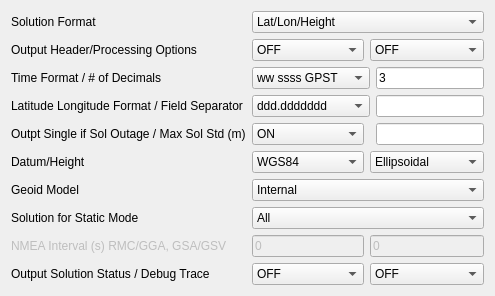
     <widget class="QWidget" name="TabSheet3">
      <property name="toolTip">
       <string/>
      </property>
      <attribute name="title">
       <string>O&amp;utput</string>
      </attribute>
      <layout class="QGridLayout" name="gridLayout_3">
       <item row="10" column="0">
        <widget class="QLabel" name="Label21">
         <property name="enabled">
          <bool>false</bool>
         </property>
         <property name="toolTip">
          <string/>
         </property>
         <property name="text">
          <string>NMEA Interval (s) RMC/GGA, GSA/GSV</string>
         </property>
        </widget>
       </item>
       <item row="10" column="2">
        <widget class="QLineEdit" name="NmeaIntv1">
         <property name="enabled">
          <bool>false</bool>
         </property>
         <property name="toolTip">
          <string/>
         </property>
         <property name="text">
          <string>0</string>
         </property>
        </widget>
       </item>
       <item row="11" column="2">
        <widget class="QComboBox" name="DebugStatus">
         <property name="enabled">
          <bool>true</bool>
         </property>
         <property name="toolTip">
          <string/>
         </property>
         <item>
          <property name="text">
           <string>OFF</string>
          </property>
         </item>
         <item>
          <property name="text">
           <string>State</string>
          </property>
         </item>
         <item>
          <property name="text">
           <string>Residuals</string>
          </property>
         </item>
        </widget>
       </item>
       <item row="10" column="3" colspan="2">
        <widget class="QLineEdit" name="NmeaIntv2">
         <property name="enabled">
          <bool>false</bool>
         </property>
         <property name="toolTip">
          <string/>
         </property>
         <property name="text">
          <string>0</string>
         </property>
        </widget>
       </item>
       <item row="4" column="0">
        <widget class="QLabel" name="LabelFieldSep">
         <property name="enabled">
          <bool>true</bool>
         </property>
         <property name="toolTip">
          <string/>
         </property>
         <property name="text">
          <string>Outpt Single if Sol Outage / Max Sol Std (m)</string>
         </property>
        </widget>
       </item>
       <item row="1" column="0">
        <widget class="QLabel" name="Label20">
         <property name="enabled">
          <bool>true</bool>
         </property>
         <property name="toolTip">
          <string/>
         </property>
         <property name="text">
          <string>Output Header/Processing Options</string>
         </property>
        </widget>
       </item>
       <item row="1" column="2">
        <widget class="QComboBox" name="OutputHead">
         <property name="enabled">
          <bool>true</bool>
         </property>
         <property name="toolTip">
          <string/>
         </property>
         <item>
          <property name="text">
           <string>OFF</string>
          </property>
         </item>
         <item>
          <property name="text">
           <string>ON</string>
          </property>
         </item>
        </widget>
       </item>
       <item row="1" column="3" colspan="2">
        <widget class="QComboBox" name="OutputOpt">
         <property name="enabled">
          <bool>true</bool>
         </property>
         <property name="toolTip">
          <string/>
         </property>
         <item>
          <property name="text">
           <string>OFF</string>
          </property>
         </item>
         <item>
          <property name="text">
           <string>ON</string>
          </property>
         </item>
        </widget>
       </item>
       <item row="2" column="2" colspan="2">
        <widget class="QComboBox" name="TimeFormat">
         <property name="enabled">
          <bool>true</bool>
         </property>
         <property name="toolTip">
          <string/>
         </property>
         <item>
          <property name="text">
           <string>ww ssss GPST</string>
          </property>
         </item>
         <item>
          <property name="text">
           <string>hh:mm:ss GPST</string>
          </property>
         </item>
         <item>
          <property name="text">
           <string>hh:mm:ss UTC</string>
          </property>
         </item>
         <item>
          <property name="text">
           <string>hh:mm:ss JST</string>
          </property>
         </item>
        </widget>
       </item>
       <item row="2" column="0">
        <widget class="QLabel" name="LabelTimeFormat">
         <property name="enabled">
          <bool>true</bool>
         </property>
         <property name="toolTip">
          <string/>
         </property>
         <property name="text">
          <string>Time Format / # of Decimals</string>
         </property>
        </widget>
       </item>
       <item row="7" column="2">
        <widget class="QComboBox" name="OutputDatum">
         <property name="enabled">
          <bool>true</bool>
         </property>
         <property name="toolTip">
          <string/>
         </property>
         <item>
          <property name="text">
           <string>WGS84</string>
          </property>
         </item>
        </widget>
       </item>
       <item row="7" column="0">
        <widget class="QLabel" name="Label2">
         <property name="enabled">
          <bool>true</bool>
         </property>
         <property name="toolTip">
          <string/>
         </property>
         <property name="text">
          <string>Datum/Height</string>
         </property>
        </widget>
       </item>
       <item row="7" column="3" colspan="2">
        <widget class="QComboBox" name="OutputHeight">
         <property name="enabled">
          <bool>true</bool>
         </property>
         <property name="toolTip">
          <string/>
         </property>
         <item>
          <property name="text">
           <string>Ellipsoidal</string>
          </property>
         </item>
         <item>
          <property name="text">
           <string>Geodetic</string>
          </property>
         </item>
        </widget>
       </item>
       <item row="11" column="3" colspan="2">
        <widget class="QComboBox" name="DebugTrace">
         <property name="enabled">
          <bool>true</bool>
         </property>
         <property name="toolTip">
          <string/>
         </property>
         <item>
          <property name="text">
           <string>OFF</string>
          </property>
         </item>
         <item>
          <property name="text">
           <string>Level1</string>
          </property>
         </item>
         <item>
          <property name="text">
           <string>Level2</string>
          </property>
         </item>
         <item>
          <property name="text">
           <string>Level3</string>
          </property>
         </item>
         <item>
          <property name="text">
           <string>Level4</string>
          </property>
         </item>
         <item>
          <property name="text">
           <string>Level5</string>
          </property>
         </item>
        </widget>
       </item>
       <item row="11" column="0">
        <widget class="QLabel" name="Label36">
         <property name="enabled">
          <bool>true</bool>
         </property>
         <property name="toolTip">
          <string/>
         </property>
         <property name="text">
          <string>Output Solution Status / Debug Trace</string>
         </property>
        </widget>
       </item>
       <item row="0" column="0">
        <widget class="QLabel" name="LabelSolFormat">
         <property name="enabled">
          <bool>true</bool>
         </property>
         <property name="toolTip">
          <string/>
         </property>
         <property name="text">
          <string>Solution Format</string>
         </property>
        </widget>
       </item>
       <item row="0" column="2" colspan="3">
        <widget class="QComboBox" name="SolFormat">
         <property name="enabled">
          <bool>true</bool>
         </property>
         <property name="toolTip">
          <string/>
         </property>
         <item>
          <property name="text">
           <string>Lat/Lon/Height</string>
          </property>
         </item>
         <item>
          <property name="text">
           <string>X/Y/Z-ECEF</string>
          </property>
         </item>
         <item>
          <property name="text">
           <string>E/N/U-Baseline</string>
          </property>
         </item>
         <item>
          <property name="text">
           <string>NMEA0183</string>
          </property>
         </item>
        </widget>
       </item>
       <item row="8" column="2" colspan="3">
        <widget class="QComboBox" name="OutputGeoid">
         <property name="enabled">
          <bool>true</bool>
         </property>
         <property name="toolTip">
          <string/>
         </property>
         <item>
          <property name="text">
           <string>Internal</string>
          </property>
         </item>
         <item>
          <property name="text">
           <string>EGM96-BE 15&quot;</string>
          </property>
         </item>
         <item>
          <property name="text">
           <string>EGM2008-SE 2.5&quot;</string>
          </property>
         </item>
         <item>
          <property name="text">
           <string>EGM2008-SE 1.0&quot;</string>
          </property>
         </item>
         <item>
          <property name="text">
           <string>GSI2000 1x1.5&quot;</string>
          </property>
         </item>
         <item>
          <property name="text">
           <string>RAF09_M15x20</string>
          </property>
         </item>
        </widget>
       </item>
       <item row="8" column="0">
        <widget class="QLabel" name="Label18">
         <property name="enabled">
          <bool>true</bool>
         </property>
         <property name="toolTip">
          <string/>
         </property>
         <property name="text">
          <string>Geoid Model</string>
         </property>
        </widget>
       </item>
       <item row="9" column="2" colspan="3">
        <widget class="QComboBox" name="SolStatic">
         <property name="enabled">
          <bool>true</bool>
         </property>
         <property name="toolTip">
          <string/>
         </property>
         <item>
          <property name="text">
           <string>All</string>
          </property>
         </item>
         <item>
          <property name="text">
           <string>Single</string>
          </property>
         </item>
        </widget>
       </item>
       <item row="9" column="0">
        <widget class="QLabel" name="Label31">
         <property name="enabled">
          <bool>true</bool>
         </property>
         <property name="toolTip">
          <string/>
         </property>
         <property name="text">
          <string>Solution for Static Mode</string>
         </property>
        </widget>
       </item>
       <item row="2" column="4">
        <widget class="QLineEdit" name="TimeDecimal">
         <property name="enabled">
          <bool>true</bool>
         </property>
         <property name="toolTip">
          <string/>
         </property>
         <property name="text">
          <string>3</string>
         </property>
        </widget>
       </item>
       <item row="3" column="0">
        <widget class="QLabel" name="LabelLatLonFormat">
         <property name="enabled">
          <bool>true</bool>
         </property>
         <property name="toolTip">
          <string/>
         </property>
         <property name="text">
          <string>Latitude Longitude Format / Field Separator</string>
         </property>
        </widget>
       </item>
       <item row="3" column="4">
        <widget class="QLineEdit" name="FieldSep">
         <property name="enabled">
          <bool>true</bool>
         </property>
         <property name="toolTip">
          <string/>
         </property>
         <property name="text">
          <string/>
         </property>
        </widget>
       </item>
       <item row="3" column="2" colspan="2">
        <widget class="QComboBox" name="LatLonFormat">
         <property name="enabled">
          <bool>true</bool>
         </property>
         <property name="toolTip">
          <string/>
         </property>
         <item>
          <property name="text">
           <string>ddd.ddddddd</string>
          </property>
         </item>
         <item>
          <property name="text">
           <string>ddd mm ss.sss</string>
          </property>
         </item>
        </widget>
       </item>
       <item row="4" column="4">
        <widget class="QLineEdit" name="MaxSolStd"/>
       </item>
       <item row="4" column="2">
        <widget class="QComboBox" name="OutputSingle">
         <property name="currentText">
          <string>ON</string>
         </property>
         <item>
          <property name="text">
           <string>ON</string>
          </property>
         </item>
         <item>
          <property name="text">
           <string>OFF</string>
          </property>
         </item>
        </widget>
       </item>
      </layout>
     </widget>
